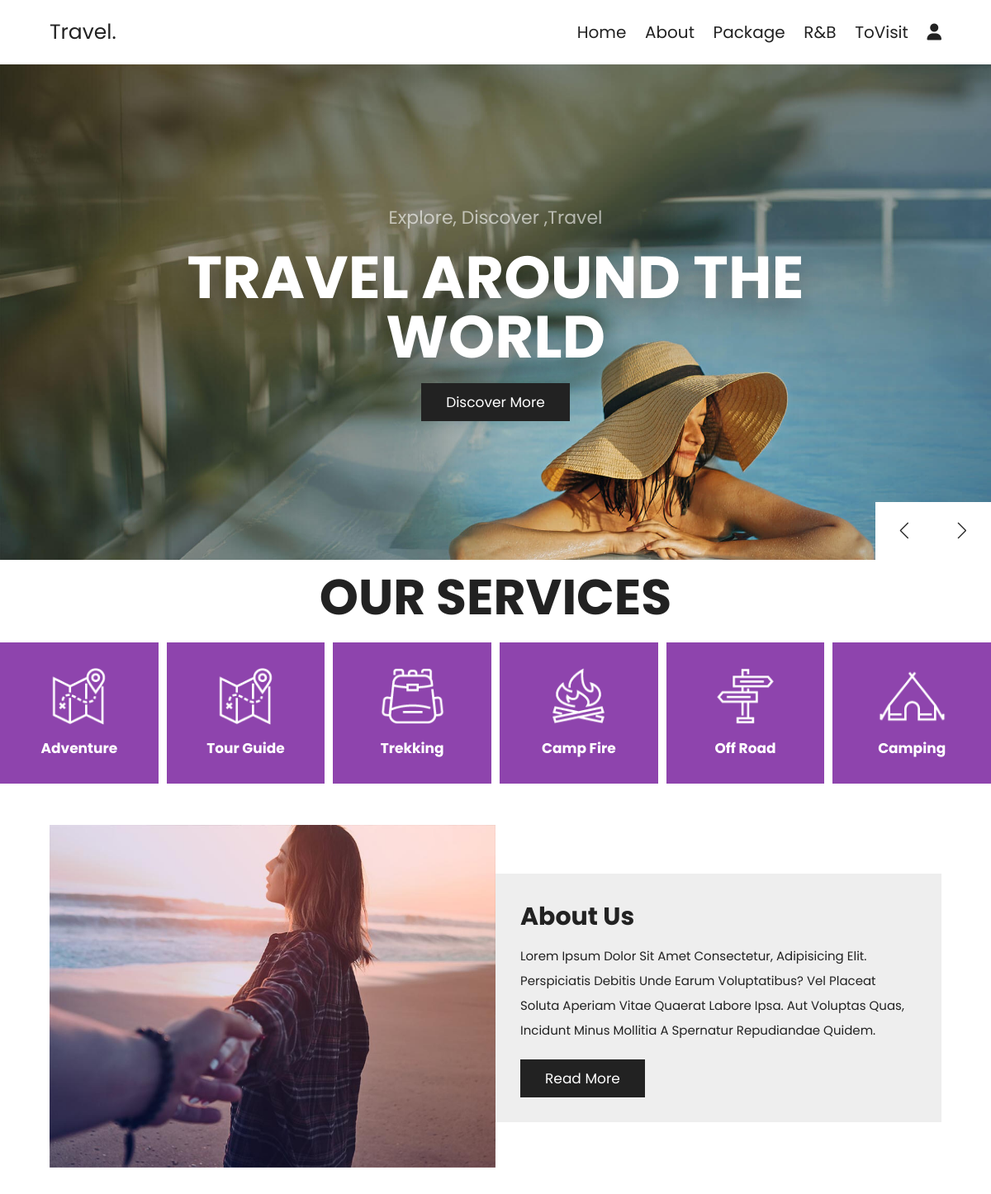
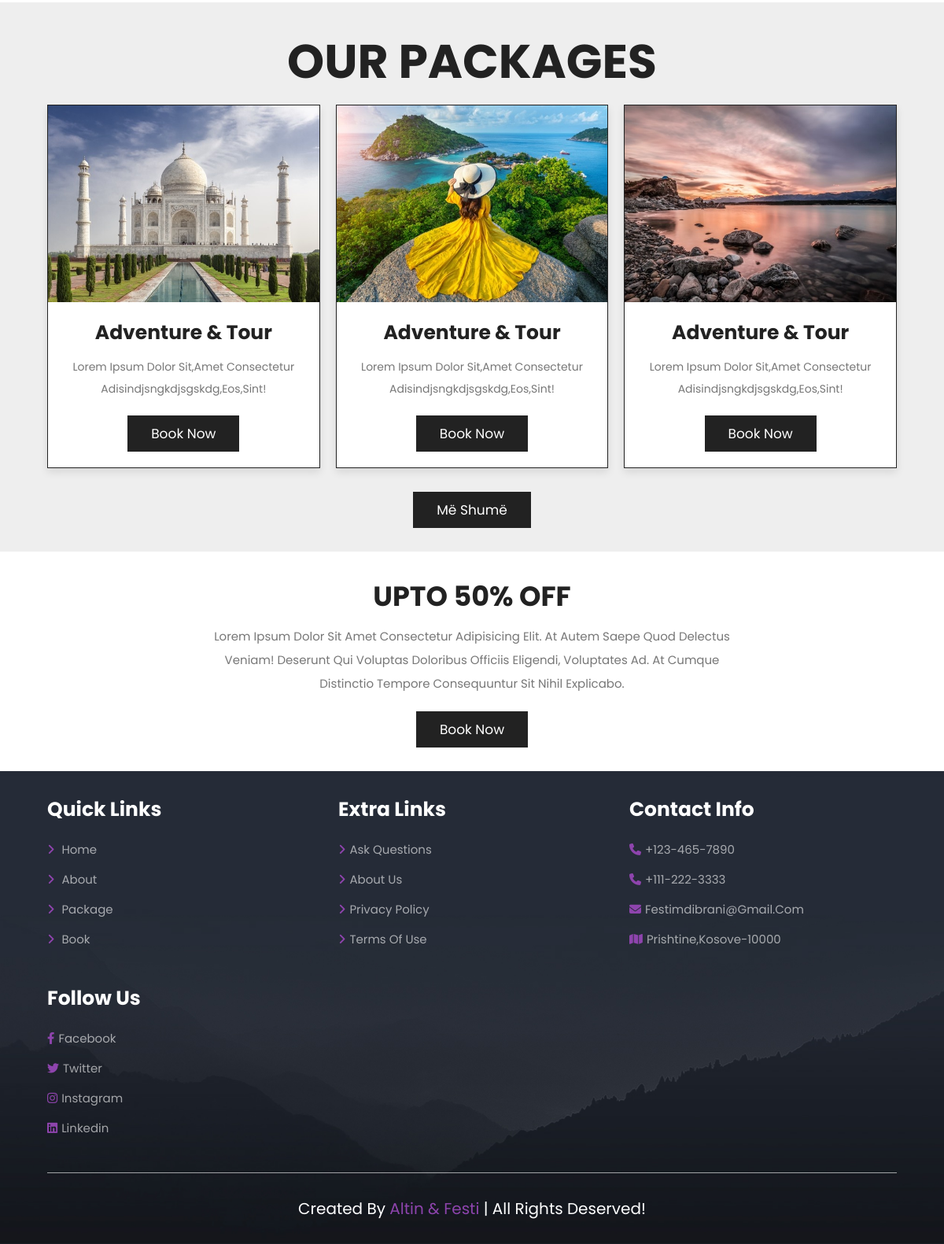
Page /Home.php on the committed database (2 pictures, top to bottom).
### tables this page shows
CREATE TABLE `sherbimet` (
  `sherbimi_id` int(11) NOT NULL,
  `sherbimi_image` text NOT NULL,
  `sherbimi_emri` varchar(50) NOT NULL,
  `created_by` varchar(5) NOT NULL,
  `time` timestamp NOT NULL DEFAULT current_timestamp() ON UPDATE current_timestamp()
);

### Home.php (the view, shortened to what this page needs)
<?php
 $conn=mysqli_connect("localhost","root","","services");
 $sql="SELECT * from sherbimet";
 $all_products=$conn->query($sql);
?>
<!DOCTYPE html>
<html lang="en">
<head>
    <link rel="stylesheet" href="https://cdn.jsdelivr.net/npm/swiper@8/swiper-bundle.min.css"/>
    <link rel="stylesheet" href="https://cdnjs.cloudflare.com/ajax/libs/font-awesome/6.2.1/css/all.min.css">
    <link rel="stylesheet" href="style.css">
</head>
<body>
    <section class="header">
        <a href="Home.php" class="logo">Travel.</a>
        <nav class="navbar">
            <a href="Home.php">Home</a>
            <a href="About.php">About</a>
            <a href="Package.php">Package</a>
            <a href="Book.php">R&B</a>
            <a href="Places.php">toVisit</a>
            <a href="#"><div id="login-btn" class="fas fa-user"></div></a>
        </nav>
     </section>
     <section class="home">
        <div class="swiper home-slider">
            <div class="swiper-wrapper">
                <div class="swiper-slide slide" style="background:url(./Fotot/home-slide-1.jpg) no-repeat" ;">
                    <div class="content">
                    <span>Explore, discover ,travel</span>
                    <h3>Travel around the world</h3>
                    <a href="Package.php" class="btn">Discover more</a>
                </div>
                </div>
            </div>
            <div class="swiper-button-next"></div>
            <div class="swiper-button-prev"></div>
        </div>
     </section>
<div class="services">
    <h1 class="heading-title">Our Services</h1>
    <div class="box-container">
        <?php
            while($row=mysqli_fetch_assoc($all_products)){
        ?>
        <div class="box">
            <img src="<?php echo $row["sherbimi_image"] ?>">
            <h3><?php echo $row["sherbimi_emri"] ?></h3>
        </div>
        <?php
            }
        ?>
    </div>
</div>
        <section class="home-about">
          <div class="image">
              <img src="./Fotot/about-img.jpg" >
          </div>
          <div class="content">
              <h3>about us</h3>
              <p>Lorem ipsum dolor sit amet consectetur, adipisicing elit. Perspiciatis debitis unde earum voluptatibus? Vel placeat soluta aperiam vitae quaerat labore ipsa.
                 Aut voluptas quas, incidunt minus mollitia a
                 spernatur repudiandae quidem.
                </p>
                 <a href="About.php" class="btn">Read more</a>
          </div>
        </section>
        <section class="home-packages">
            <h1 class="heading-title"> our packages </h1>
            <div class="box-container">
                <div class="box">
                    <div class="image">
                        <img src="./Fotot/img-1.jpg">
                    </div>
                    <div class="content">
                        <h3>Adventure & Tour</h3>
                        <p>Lorem ipsum dolor sit,amet consectetur adisindjsngkdjsgskdg,Eos,sint!</p>
                        <a href="Book.php" class="btn">Book now</a>
                    </div>
                </div>
                <div class="box">
                    <div class="image">
                        <img src="./Fotot/img-2.jpg">
                    </div>
                    <div class="content">
                        <h3>Adventure & Tour</h3>
                        <p>Lorem ipsum dolor sit,amet consectetur adisindjsngkdjsgskdg,Eos,sint!</p>
                        <a href="Book.php" class="btn">Book now</a>
                    </div>
                </div>
                <div class="box">
                    <div class="image">
                        <img src="./Fotot/img-3.jpg">
                    </div>
                    <div class="content">
                        <h3>Adventure & Tour</h3>
                        <p>Lorem ipsum dolor sit,amet consectetur adisindjsngkdjsgskdg,Eos,sint!</p>
                        <a href="Book.php" class="btn">Book now</a>
                    </div>
                </div>
            </div>
            <div class="load-more"><a href="Package.php" class="btn">Më shumë</a></div>
        </section>
        <section class="home-offer">
            <div class="content">
                <h3>Upto 50% off</h3>
                <p>Lorem ipsum dolor sit
                    amet consectetur adipisicing elit. At autem
                    saepe quod delectus veniam! Deserunt qui
                    voluptas doloribus officiis eligendi, voluptates
                    ad. At cumque distinctio tempore consequuntur sit nihil explicabo.</p>
                    <a href="Book.php" class="btn">Book now</a>
            </div>
        </section>
    <section class="footer">
        <div class="box-container">
            <div class="box">
             <h3>Quick Links</h3>
            <a href="/Home.php"> <i class="fas fa-angle-right"></i> Home</a>
            <a href="/About.php"> <i class="fas fa-angle-right"></i> About</a>
            <a href="/Package.php"> <i class="fas fa-angle-right"></i> Package</a>
            <a href="/Book.php"> <i class="fas fa-angle-right"></i> Book</a>
            </div>
            <div class="box">
               <h3>Extra Links</h3>
               <a href="#"> <i class="fas fa-angle-right"></i>Ask questions</a>
               <a href="#"> <i class="fas fa-angle-right"></i>About us</a>
               <a href="#"> <i class="fas fa-angle-right"></i>Privacy policy</a>
               <a href="#"> <i class="fas fa-angle-right"></i>Terms of use</a>
               </div>
               <div class="box">
                <h3>Contact info</h3>
                <a href="#"> <i class="fas fa-phone"></i>+123-465-7890</a>
                <a href="#"> <i class="fas fa-phone"></i>+111-222-3333</a>
                <a href="#"> <i class="fas fa-envelope"></i>festimdibrani@gmail.com</a>
                <a href="#"> <i class="fas fa-map"></i>Prishtine,Kosove-10000</a>
            </div>
            <div class="box">
                <h3>Follow us</h3>
                <a href="#"><i class="fab fa-facebook-f"></i>Facebook</a>
                <a href="#"><i class="fab fa-twitter"></i>Twitter</a>
                <a href="#"><i class="fab fa-instagram"></i>Instagram</a>
                <a href="#"><i class="fab fa-linkedin"></i>Linkedin</a>
            </div>
        </div>
        <div class="credit">
            Created by <span>Altin & Festi</span> | all rights deserved!
        </div>
    </section>
</body>
</html>

### rows in the picture
sherbimet: sherbimi_image (picture), sherbimi_emri "Adventure"
sherbimet: sherbimi_image (picture), sherbimi_emri "Tour Guide"
sherbimet: sherbimi_image (picture), sherbimi_emri "Trekking"
sherbimet: sherbimi_image (picture), sherbimi_emri "Camp Fire"
sherbimet: sherbimi_image (picture), sherbimi_emri "Off Road"
sherbimet: sherbimi_image (picture), sherbimi_emri "Camping"
